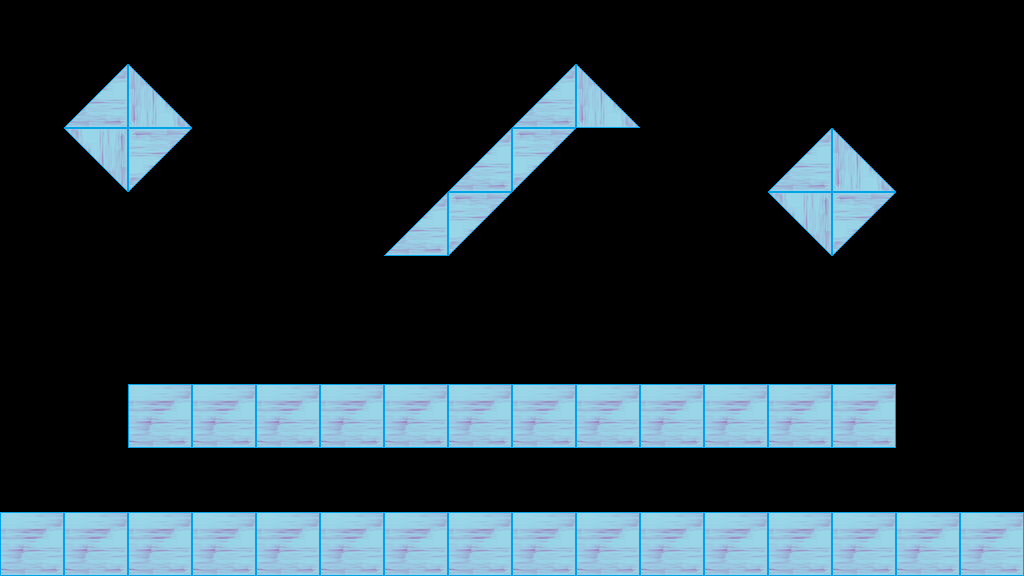

Below is a game level as drawn by its tile map, then a one-line description and the .tmx file that defines it, in full:
An orthogonal 16x9 tile map with 64x64 px tiles, 1 tile layer (tile) and 26 objects (6x box, 5x rod, 4x ball, 3x slope, 2x hole).

<map version="1.0" tiledversion="1.1.5" orientation="orthogonal" renderorder="right-down" width="16" height="9" tilewidth="64" tileheight="64" infinite="0" nextobjectid="81">
 <tileset firstgid="1" source="golf.tsx" />
 <layer name="tile" width="16" height="9">
  <data encoding="csv">
0,0,0,0,0,0,0,0,0,0,0,0,0,0,0,0,
0,2,3,0,0,0,0,0,2,3,0,0,0,0,0,0,
0,10,11,0,0,0,0,2,11,0,0,0,2,3,0,0,
0,0,0,0,0,0,2,11,0,0,0,0,10,11,0,0,
0,0,0,0,0,0,0,0,0,0,0,0,0,0,0,0,
0,0,0,0,0,0,0,0,0,0,0,0,0,0,0,0,
0,0,1,1,1,1,1,1,1,1,1,1,1,1,0,0,
0,0,0,0,0,0,0,0,0,0,0,0,0,0,0,0,
1,1,1,1,1,1,1,1,1,1,1,1,1,1,1,1
</data>
 </layer>
 <objectgroup name="coll">
  <object id="62" x="0" y="0">
   <polyline points="0,0 1024,0 1024,512 0,512 0,0" />
  </object>
  <object id="63" x="128" y="64">
   <polyline points="0,0 -64,64 0,128 64,64 0,0" />
  </object>
  <object id="64" x="384" y="256">
   <polyline points="0,0 64,0 192,-128 192,-192 0,0" />
  </object>
  <object id="65" x="576" y="64">
   <polyline points="0,0 64,64 0,64 0,0" />
  </object>
  <object id="66" x="768" y="192">
   <polyline points="0,0 64,-64 128,0 64,64 0,0" />
  </object>
  <object id="67" x="128" y="384">
   <polyline points="0,0 0,64 768,64 768,0 0,0" />
  </object>
 </objectgroup>
 <objectgroup name="entity">
  <object id="42" type="box" x="407" y="359" width="39" height="24" />
  <object id="54" type="hole" x="518" y="201" width="50" height="50">
   <ellipse />
  </object>
  <object id="55" type="hole" x="583" y="133" width="50" height="50">
   <ellipse />
  </object>
  <object id="56" type="ball" x="977" y="33" width="30" height="30">
   <ellipse />
  </object>
  <object id="57" type="ball" x="27" y="30" width="30" height="30">
   <ellipse />
  </object>
  <object id="58" type="ball" x="950" y="307" width="30" height="30">
   <ellipse />
  </object>
  <object id="59" type="ball" x="45" y="449" width="30" height="30">
   <ellipse />
  </object>
  <object id="60" type="box" x="454.5" y="359" width="39" height="24" />
  <object id="68" type="box" x="516.5" y="361" width="39" height="24" />
  <object id="69" type="box" x="429.5" y="332" width="39" height="24" />
  <object id="70" type="box" x="488.5" y="334" width="39" height="24" />
  <object id="71" type="box" x="506.5" y="265" width="39" height="24" rotation="90" />
  <object id="72" type="slope" x="192" y="448" width="64" height="64" rotation="90">
   <properties>
    <property name="direction" value="right" />
    <property name="force" type="float" value="5" />
   </properties>
  </object>
  <object id="74" type="slope" x="384" y="448" width="64" height="64" rotation="90">
   <properties>
    <property name="direction" value="right" />
    <property name="force" type="float" value="5" />
   </properties>
  </object>
  <object id="75" type="slope" x="896" y="384" width="129" height="129" rotation="-90">
   <properties>
    <property name="direction" value="left" />
    <property name="force" type="float" value="5" />
   </properties>
  </object>
  <object id="76" type="rod" x="132" y="386" width="113" height="113">
   <ellipse />
  </object>
  <object id="77" type="rod" x="287.5" y="458.5" width="113" height="113">
   <ellipse />
  </object>
  <object id="78" type="rod" x="442.5" y="392.5" width="113" height="113">
   <ellipse />
  </object>
  <object id="79" type="rod" x="608.5" y="457.5" width="113" height="113">
   <ellipse />
  </object>
  <object id="80" type="rod" x="767.5" y="385.5" width="113" height="113">
   <ellipse />
  </object>
 </objectgroup>
</map>